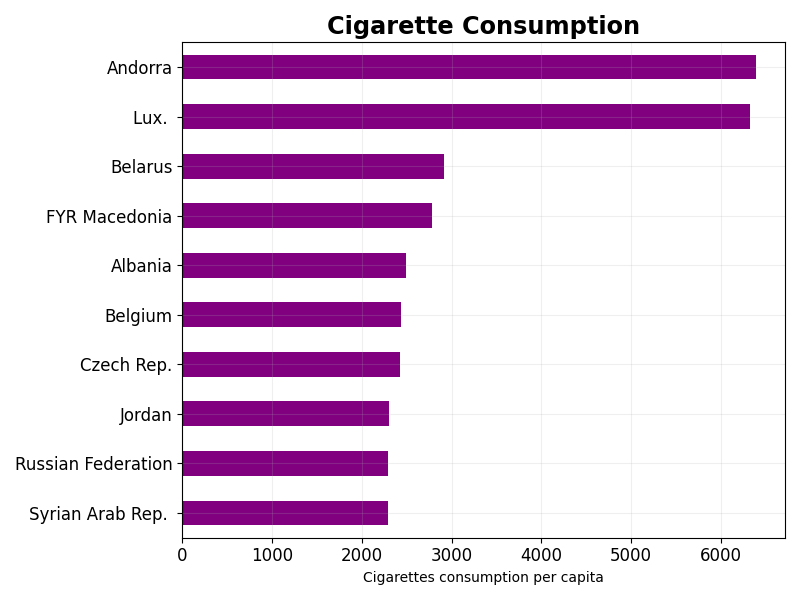

Write the Python code that produced this figure.
import pandas as pd
import matplotlib.pyplot as plt

file = open("C:\\Users\\Yanga\\Datasets\\cigarette-consumption-map.csv", "rb")
df = pd.read_csv(file)

df.set_index("COUNTRY", inplace=True)
df = df["Cigarette consumption"]


plt.figure(figsize=(8,6))
df.head(10).plot(kind="barh", color="purple", alpha=1)
plt.gca().invert_yaxis()

plt.title("Cigarette Consumption", fontsize="xx-large", weight="bold")
plt.xlabel("Cigarettes consumption per capita")
plt.ylabel("")
plt.xticks(fontsize="large")
plt.yticks(fontsize="large")

plt.grid(alpha=0.2)
plt.tight_layout()
plt.show()
